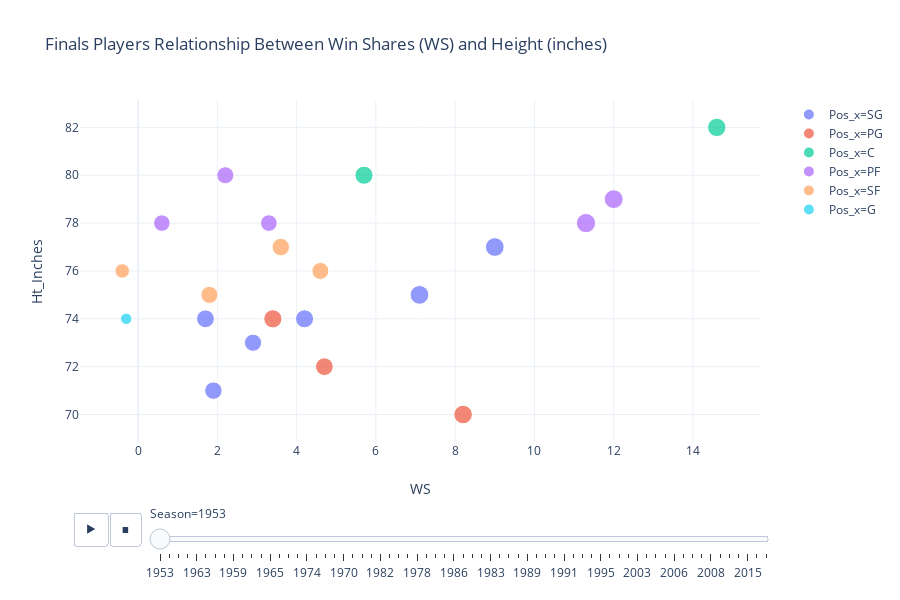

Notebook cell for this chart:
### Code cell
fig = px.scatter(df_rs_adv_finalists[df_rs_adv_finalists.Season >= 1953],
                 y="Ht_Inches", 
                 x="WS", 
                 size="TS%", 
                 color="Pos_x",
                 #log_x=True, 
                 #size_max=20.0,
                 template='plotly_white',
                 hover_data=['Player_Name_x','Tm','Season', '3PAr'],
                 title="Finals Players Relationship Between Win Shares (WS) and Height (inches)",
                 animation_frame="Season", #animation_group="Pos_x"
                 )

fig.update_layout(paper_bgcolor='rgb(255, 255, 255)',
                  plot_bgcolor='rgb(255, 255, 255)'
                 )
fig.show()

py.plot(fig, filename = 'scraping_project_nba_5', auto_open=True)

### Figure 1 — Plotly figure (JSON) as saved in the notebook; plotly's stock layout.template omitted (floating-point values rounded to 4 significant figures)
{"data": [{"customdata": [["Bob Harrison", "MNL", 1953, 0], ["Pep Saul", "MNL", 1953, 0], ["Whitey Skoog", "MNL", 1953, 0], ["Ernie Vandeweghe", "NYK", 1953, 0], ["Max Zaslofsky", "NYK", 1953, 0], ["Carl Braun*", "NYK", 1953, 0]], "hoverlabel": {"namelength": 0}, "hovertemplate": "Pos_x=SG<br>Season=%{customdata[2]}<br>WS=%{x}<br>Ht_Inches=%{y}<br>TS%=%{marker.size}<br>Player_Name_x=%{customdata[0]}<br>Tm=%{customdata[1]}<br>3PAr=%{customdata[3]}", "legendgroup": "Pos_x=SG", "marker": {"color": "#636efa", "size": [0.421, 0.462, 0.43, 0.499, 0.45, 0.497], "sizemode": "area", "sizeref": 0.00284, "symbol": "circle"}, "mode": "markers", "name": "Pos_x=SG", "showlegend": true, "type": "scatter", "x": [2.9, 4.2, 1.9, 7.1, 1.7, 9], "xaxis": "x", "y": [73, 74, 71, 75, 74, 77], "yaxis": "y"}, {"customdata": [["Slater Martin*", "MNL", 1953, 0], ["Dick McGuire*", "NYK", 1953, 0], ["Alfred McGuire*", "NYK", 1953, 0]], "hoverlabel": {"namelength": 0}, "hovertemplate": "Pos_x=PG<br>Season=%{customdata[2]}<br>WS=%{x}<br>Ht_Inches=%{y}<br>TS%=%{marker.size}<br>Player_Name_x=%{customdata[0]}<br>Tm=%{customdata[1]}<br>3PAr=%{customdata[3]}", "legendgroup": "Pos_x=PG", "marker": {"color": "#EF553B", "size": [0.489, 0.445, 0.469], "sizemode": "area", "sizeref": 0.00284, "symbol": "circle"}, "mode": "markers", "name": "Pos_x=PG", "showlegend": true, "type": "scatter", "x": [8.2, 4.7, 3.4], "xaxis": "x", "y": [70, 72, 74], "yaxis": "y"}, {"customdata": [["George Mikan*", "MNL", 1953, 0], ["Connie Simmons", "NYK", 1953, 0]], "hoverlabel": {"namelength": 0}, "hovertemplate": "Pos_x=C<br>Season=%{customdata[2]}<br>WS=%{x}<br>Ht_Inches=%{y}<br>TS%=%{marker.size}<br>Player_Name_x=%{customdata[0]}<br>Tm=%{customdata[1]}<br>3PAr=%{customdata[3]}", "legendgroup": "Pos_x=C", "marker": {"color": "#00cc96", "size": [0.48, 0.463], "sizemode": "area", "sizeref": 0.00284, "symbol": "circle"}, "mode": "markers", "name": "Pos_x=C", "showlegend": true, "type": "scatter", "x": [14.6, 5.7], "xaxis": "x", "y": [82, 80], "yaxis": "y"}, {"customdata": [["Vern Mikkelsen*", "MNL", 1953, 0], ["Lew Hitch", "MNL", 1953, 0], ["Howie Schultz", "MNL", 1953, 0], ["Nat Clifton*", "NYK", 1953, 0], ["Harry Gallatin*", "NYK", 1953, 0]], "hoverlabel": {"namelength": 0}, "hovertemplate": "Pos_x=PF<br>Season=%{customdata[2]}<br>WS=%{x}<br>Ht_Inches=%{y}<br>TS%=%{marker.size}<br>Player_Name_x=%{customdata[0]}<br>Tm=%{customdata[1]}<br>3PAr=%{customdata[3]}", "legendgroup": "Pos_x=PF", "marker": {"color": "#ab63fa", "size": [0.504, 0.414, 0.388, 0.394, 0.525], "sizemode": "area", "sizeref": 0.00284, "symbol": "circle"}, "mode": "markers", "name": "Pos_x=PF", "showlegend": true, "type": "scatter", "x": [12, 2.2, 0.6, 3.3, 11.3], "xaxis": "x", "y": [79, 80, 78, 78, 78], "yaxis": "y"}, {"customdata": [["Jim Pollard*", "MNL", 1953, 0], ["Jim Holstein", "MNL", 1953, 0], ["Vince Boryla", "NYK", 1953, 0], ["Dick Surhoff", "NYK", 1953, 0]], "hoverlabel": {"namelength": 0}, "hovertemplate": "Pos_x=SF<br>Season=%{customdata[2]}<br>WS=%{x}<br>Ht_Inches=%{y}<br>TS%=%{marker.size}<br>Player_Name_x=%{customdata[0]}<br>Tm=%{customdata[1]}<br>3PAr=%{customdata[3]}", "legendgroup": "Pos_x=SF", "marker": {"color": "#FFA15A", "size": [0.412, 0.415, 0.435, 0.303], "sizemode": "area", "sizeref": 0.00284, "symbol": "circle"}, "mode": "markers", "name": "Pos_x=SF", "showlegend": true, "type": "scatter", "x": [4.6, 1.8, 3.6, -0.4], "xaxis": "x", "y": [76, 75, 77, 76], "yaxis": "y"}, {"customdata": [["Sherwin Raiken", "NYK", 1953, 0]], "hoverlabel": {"namelength": 0}, "hovertemplate": "Pos_x=G<br>Season=%{customdata[2]}<br>WS=%{x}<br>Ht_Inches=%{y}<br>TS%=%{marker.size}<br>Player_Name_x=%{customdata[0]}<br>Tm=%{customdata[1]}<br>3PAr=%{customdata[3]}", "legendgroup": "Pos_x=G", "marker": {"color": "#19d3f3", "size": [0.184], "sizemode": "area", "sizeref": 0.00284, "symbol": "circle"}, "mode": "markers", "name": "Pos_x=G", "showlegend": true, "type": "scatter", "x": [-0.3], "xaxis": "x", "y": [74], "yaxis": "y"}], "layout": {"height": 600, "legend": {"itemsizing": "constant", "tracegroupgap": 0}, "paper_bgcolor": "rgb(255, 255, 255)", "plot_bgcolor": "rgb(255, 255, 255)", "sliders": [{"active": 0, "currentvalue": {"prefix": "Season="}, "len": 0.9, "pad": {"b": 10, "t": 60}, "steps": [{"args": [["1953"], {"frame": {"duration": 0, "redraw": false}, "fromcurrent": true, "mode": "immediate", "transition": {"duration": 0, "easing": "linear"}}], "label": "1953", "method": "animate"}, {"args": [["1954"], {"frame": {"duration": 0, "redraw": false}, "fromcurrent": true, "mode": "immediate", "transition": {"duration": 0, "easing": "linear"}}], "label": "1954", "method": "animate"}, {"args": [["1958"], {"frame": {"duration": 0, "redraw": false}, "fromcurrent": true, "mode": "immediate", "transition": {"duration": 0, "easing": "linear"}}], "label": "1958", "method": "animate"}, {"args": [["1957"], {"frame": {"duration": 0, "redraw": false}, "fromcurrent": true, "mode": "immediate", "transition": {"duration": 0, "easing": "linear"}}], "label": "1957", "method": "animate"}, {"args": [["1963"], {"frame": {"duration": 0, "redraw": false}, "fromcurrent": true, "mode": "immediate", "transition": {"duration": 0, "easing": "linear"}}], "label": "1963", "method": "animate"}, {"args": [["1964"], {"frame": {"duration": 0, "redraw": false}, "fromcurrent": true, "mode": "immediate", "transition": {"duration": 0, "easing": "linear"}}], "label": "1964", "method": "animate"}, {"args": [["1955"], {"frame": {"duration": 0, "redraw": false}, "fromcurrent": true, "mode": "immediate", "transition": {"duration": 0, "easing": "linear"}}], "label": "1955", "method": "animate"}, {"args": [["1956"], {"frame": {"duration": 0, "redraw": false}, "fromcurrent": true, "mode": "immediate", "transition": {"duration": 0, "easing": "linear"}}], "label": "1956", "method": "animate"}, {"args": [["1959"], {"frame": {"duration": 0, "redraw": false}, "fromcurrent": true, "mode": "immediate", "transition": {"duration": 0, "easing": "linear"}}], "label": "1959", "method": "animate"}, {"args": [["1960"], {"frame": {"duration": 0, "redraw": false}, "fromcurrent": true, "mode": "immediate", "transition": {"duration": 0, "easing": "linear"}}], "label": "1960", "method": "animate"}, {"args": [["1961"], {"frame": {"duration": 0, "redraw": false}, "fromcurrent": true, "mode": "immediate", "transition": {"duration": 0, "easing": "linear"}}], "label": "1961", "method": "animate"}, {"args": [["1962"], {"frame": {"duration": 0, "redraw": false}, "fromcurrent": true, "mode": "immediate", "transition": {"duration": 0, "easing": "linear"}}], "label": "1962", "method": "animate"}, {"args": [["1965"], {"frame": {"duration": 0, "redraw": false}, "fromcurrent": true, "mode": "immediate", "transition": {"duration": 0, "easing": "linear"}}], "label": "1965", "method": "animate"}, {"args": [["1966"], {"frame": {"duration": 0, "redraw": false}, "fromcurrent": true, "mode": "immediate", "transition": {"duration": 0, "easing": "linear"}}], "label": "1966", "method": "animate"}, {"args": [["1968"], {"frame": {"duration": 0, "redraw": false}, "fromcurrent": true, "mode": "immediate", "transition": {"duration": 0, "easing": "linear"}}], "label": "1968", "method": "animate"}, {"args": [["1969"], {"frame": {"duration": 0, "redraw": false}, "fromcurrent": true, "mode": "immediate", "transition": {"duration": 0, "easing": "linear"}}], "label": "1969", "method": "animate"}, {"args": [["1974"], {"frame": {"duration": 0, "redraw": false}, "fromcurrent": true, "mode": "immediate", "transition": {"duration": 0, "easing": "linear"}}], "label": "1974", "method": "animate"}, {"args": [["1976"], {"frame": {"duration": 0, "redraw": false}, "fromcurrent": true, "mode": "immediate", "transition": {"duration": 0, "easing": "linear"}}], "label": "1976", "method": "animate"}, {"args": [["1967"], {"frame": {"duration": 0, "redraw": false}, "fromcurrent": true, "mode": "immediate", "transition": {"duration": 0, "easing": "linear"}}], "label": "1967", "method": "animate"}, {"args": [["1972"], {"frame": {"duration": 0, "redraw": false}, "fromcurrent": true, "mode": "immediate", "transition": {"duration": 0, "easing": "linear"}}], "label": "1972", "method": "animate"}, {"args": [["1970"], {"frame": {"duration": 0, "redraw": false}, "fromcurrent": true, "mode": "immediate", "transition": {"duration": 0, "easing": "linear"}}], "label": "1970", "method": "animate"}, {"args": [["1973"], {"frame": {"duration": 0, "redraw": false}, "fromcurrent": true, "mode": "immediate", "transition": {"duration": 0, "easing": "linear"}}], "label": "1973", "method": "animate"}, {"args": [["1971"], {"frame": {"duration": 0, "redraw": false}, "fromcurrent": true, "mode": "immediate", "transition": {"duration": 0, "easing": "linear"}}], "label": "1971", "method": "animate"}, {"args": [["1980"], {"frame": {"duration": 0, "redraw": false}, "fromcurrent": true, "mode": "immediate", "transition": {"duration": 0, "easing": "linear"}}], "label": "1980", "method": "animate"}, {"args": [["1982"], {"frame": {"duration": 0, "redraw": false}, "fromcurrent": true, "mode": "immediate", "transition": {"duration": 0, "easing": "linear"}}], "label": "1982", "method": "animate"}, {"args": [["1985"], {"frame": {"duration": 0, "redraw": false}, "fromcurrent": true, "mode": "immediate", "transition": {"duration": 0, "easing": "linear"}}], "label": "1985", "method": "animate"}, {"args": [["1987"], {"frame": {"duration": 0, "redraw": false}, "fromcurrent": true, "mode": "immediate", "transition": {"duration": 0, "easing": "linear"}}], "label": "1987", "method": "animate"}, {"args": [["1988"], {"frame": {"duration": 0, "redraw": false}, "fromcurrent": true, "mode": "immediate", "transition": {"duration": 0, "easing": "linear"}}], "label": "1988", "method": "animate"}, {"args": [["1978"], {"frame": {"duration": 0, "redraw": false}, "fromcurrent": true, "mode": "immediate", "transition": {"duration": 0, "easing": "linear"}}], "label": "1978", "method": "animate"}, {"args": [["1979"], {"frame": {"duration": 0, "redraw": false}, "fromcurrent": true, "mode": "immediate", "transition": {"duration": 0, "easing": "linear"}}], "label": "1979", "method": "animate"}, {"args": [["1975"], {"frame": {"duration": 0, "redraw": false}, "fromcurrent": true, "mode": "immediate", "transition": {"duration": 0, "easing": "linear"}}], "label": "1975", "method": "animate"}, {"args": [["1977"], {"frame": {"duration": 0, "redraw": false}, "fromcurrent": true, "mode": "immediate", "transition": {"duration": 0, "easing": "linear"}}], "label": "1977", "method": "animate"}, {"args": [["1986"], {"frame": {"duration": 0, "redraw": false}, "fromcurrent": true, "mode": "immediate", "transition": {"duration": 0, "easing": "linear"}}], "label": "1986", "method": "animate"}, {"args": [["1984"], {"frame": {"duration": 0, "redraw": false}, "fromcurrent": true, "mode": "immediate", "transition": {"duration": 0, "easing": "linear"}}], "label": "1984", "method": "animate"}, {"args": [["1981"], {"frame": {"duration": 0, "redraw": false}, "fromcurrent": true, "mode": "immediate", "transition": {"duration": 0, "easing": "linear"}}], "label": "1981", "method": "animate"}, {"args": [["1997"], {"frame": {"duration": 0, "redraw": false}, "fromcurrent": true, "mode": "immediate", "transition": {"duration": 0, "easing": "linear"}}], "label": "1997", "method": "animate"}, {"args": [["1983"], {"frame": {"duration": 0, "redraw": false}, "fromcurrent": true, "mode": "immediate", "transition": {"duration": 0, "easing": "linear"}}], "label": "1983", "method": "animate"}, {"args": [["1994"], {"frame": {"duration": 0, "redraw": false}, "fromcurrent": true, "mode": "immediate", "transition": {"duration": 0, "easing": "linear"}}], "label": "1994", "method": "animate"}, {"args": [["1992"], {"frame": {"duration": 0, "redraw": false}, "fromcurrent": true, "mode": "immediate", "transition": {"duration": 0, "easing": "linear"}}], "label": "1992", "method": "animate"}, {"args": [["2000"], {"frame": {"duration": 0, "redraw": false}, "fromcurrent": true, "mode": "immediate", "transition": {"duration": 0, "easing": "linear"}}], "label": "2000", "method": "animate"}, {"args": [["1989"], {"frame": {"duration": 0, "redraw": false}, "fromcurrent": true, "mode": "immediate", "transition": {"duration": 0, "easing": "linear"}}], "label": "1989", "method": "animate"}, {"args": [["1990"], {"frame": {"duration": 0, "redraw": false}, "fromcurrent": true, "mode": "immediate", "transition": {"duration": 0, "easing": "linear"}}], "label": "1990", "method": "animate"}, {"args": [["1996"], {"frame": {"duration": 0, "redraw": false}, "fromcurrent": true, "mode": "immediate", "transition": {"duration": 0, "easing": "linear"}}], "label": "1996", "method": "animate"}, {"args": [["1998"], {"frame": {"duration": 0, "redraw": false}, "fromcurrent": true, "mode": "immediate", "transition": {"duration": 0, "easing": "linear"}}], "label": "1998", "method": "animate"}, {"args": [["1991"], {"frame": {"duration": 0, "redraw": false}, "fromcurrent": true, "mode": "immediate", "transition": {"duration": 0, "easing": "linear"}}], "label": "1991", "method": "animate"}, {"args": [["1993"], {"frame": {"duration": 0, "redraw": false}, "fromcurrent": true, "mode": "immediate", "transition": {"duration": 0, "easing": "linear"}}], "label": "1993", "method": "animate"}, {"args": [["2001"], {"frame": {"duration": 0, "redraw": false}, "fromcurrent": true, "mode": "immediate", "transition": {"duration": 0, "easing": "linear"}}], "label": "2001", "method": "animate"}, {"args": [["1999"], {"frame": {"duration": 0, "redraw": false}, "fromcurrent": true, "mode": "immediate", "transition": {"duration": 0, "easing": "linear"}}], "label": "1999", "method": "animate"}, {"args": [["1995"], {"frame": {"duration": 0, "redraw": false}, "fromcurrent": true, "mode": "immediate", "transition": {"duration": 0, "easing": "linear"}}], "label": "1995", "method": "animate"}, {"args": [["2002"], {"frame": {"duration": 0, "redraw": false}, "fromcurrent": true, "mode": "immediate", "transition": {"duration": 0, "easing": "linear"}}], "label": "2002", "method": "animate"}, {"args": [["2005"], {"frame": {"duration": 0, "redraw": false}, "fromcurrent": true, "mode": "immediate", "transition": {"duration": 0, "easing": "linear"}}], "label": "2005", "method": "animate"}, {"args": [["2007"], {"frame": {"duration": 0, "redraw": false}, "fromcurrent": true, "mode": "immediate", "transition": {"duration": 0, "easing": "linear"}}], "label": "2007", "method": "animate"}, {"args": [["2003"], {"frame": {"duration": 0, "redraw": false}, "fromcurrent": true, "mode": "immediate", "transition": {"duration": 0, "easing": "linear"}}], "label": "2003", "method": "animate"}, {"args": [["2014"], {"frame": {"duration": 0, "redraw": false}, "fromcurrent": true, "mode": "immediate", "transition": {"duration": 0, "easing": "linear"}}], "label": "2014", "method": "animate"}, {"args": [["2009"], {"frame": {"duration": 0, "redraw": false}, "fromcurrent": true, "mode": "immediate", "transition": {"duration": 0, "easing": "linear"}}], "label": "2009", "method": "animate"}, {"args": [["2010"], {"frame": {"duration": 0, "redraw": false}, "fromcurrent": true, "mode": "immediate", "transition": {"duration": 0, "easing": "linear"}}], "label": "2010", "method": "animate"}, {"args": [["2006"], {"frame": {"duration": 0, "redraw": false}, "fromcurrent": true, "mode": "immediate", "transition": {"duration": 0, "easing": "linear"}}], "label": "2006", "method": "animate"}, {"args": [["2004"], {"frame": {"duration": 0, "redraw": false}, "fromcurrent": true, "mode": "immediate", "transition": {"duration": 0, "easing": "linear"}}], "label": "2004", "method": "animate"}, {"args": [["2012"], {"frame": {"duration": 0, "redraw": false}, "fromcurrent": true, "mode": "immediate", "transition": {"duration": 0, "easing": "linear"}}], "label": "2012", "method": "animate"}, {"args": [["2013"], {"frame": {"duration": 0, "redraw": false}, "fromcurrent": true, "mode": "immediate", "transition": {"duration": 0, "easing": "linear"}}], "label": "2013", "method": "animate"}, {"args": [["2008"], {"frame": {"duration": 0, "redraw": false}, "fromcurrent": true, "mode": "immediate", "transition": {"duration": 0, "easing": "linear"}}], "label": "2008", "method": "animate"}, {"args": [["2011"], {"frame": {"duration": 0, "redraw": false}, "fromcurrent": true, "mode": "immediate", "transition": {"duration": 0, "easing": "linear"}}], "label": "2011", "method": "animate"}, {"args": [["2016"], {"frame": {"duration": 0, "redraw": false}, "fromcurrent": true, "mode": "immediate", "transition": {"duration": 0, "easing": "linear"}}], "label": "2016", "method": "animate"}, {"args": [["2019"], {"frame": {"duration": 0, "redraw": false}, "fromcurrent": true, "mode": "immediate", "transition": {"duration": 0, "easing": "linear"}}], "label": "2019", "method": "animate"}, {"args": [["2015"], {"frame": {"duration": 0, "redraw": false}, "fromcurrent": true, "mode": "immediate", "transition": {"duration": 0, "easing": "linear"}}], "label": "2015", "method": "animate"}, {"args": [["2017"], {"frame": {"duration": 0, "redraw": false}, "fromcurrent": true, "mode": "immediate", "transition": {"duration": 0, "easing": "linear"}}], "label": "2017", "method": "animate"}, {"args": [["2018"], {"frame": {"duration": 0, "redraw": false}, "fromcurrent": true, "mode": "immediate", "transition": {"duration": 0, "easing": "linear"}}], "label": "2018", "method": "animate"}], "x": 0.1, "xanchor": "left", "y": 0, "yanchor": "top"}], "title": {"text": "Finals Players Relationship Between Win Shares (WS) and Height (inches)"}, "updatemenus": [{"buttons": [{"args": [null, {"frame": {"duration": 500, "redraw": false}, "fromcurrent": true, "mode": "immediate", "transition": {"duration": 500, "easing": "linear"}}], "label": "&#9654;", "method": "animate"}, {"args": [[null], {"frame": {"duration": 0, "redraw": false}, "fromcurrent": true, "mode": "immediate", "transition": {"duration": 0, "easing": "linear"}}], "label": "&#9724;", "method": "animate"}], "direction": "left", "pad": {"r": 10, "t": 70}, "showactive": false, "type": "buttons", "x": 0.1, "xanchor": "right", "y": 0, "yanchor": "top"}], "xaxis": {"anchor": "y", "domain": [0, 0.98], "title": {"text": "WS"}}, "yaxis": {"anchor": "x", "domain": [0, 1], "title": {"text": "Ht_Inches"}}}}
